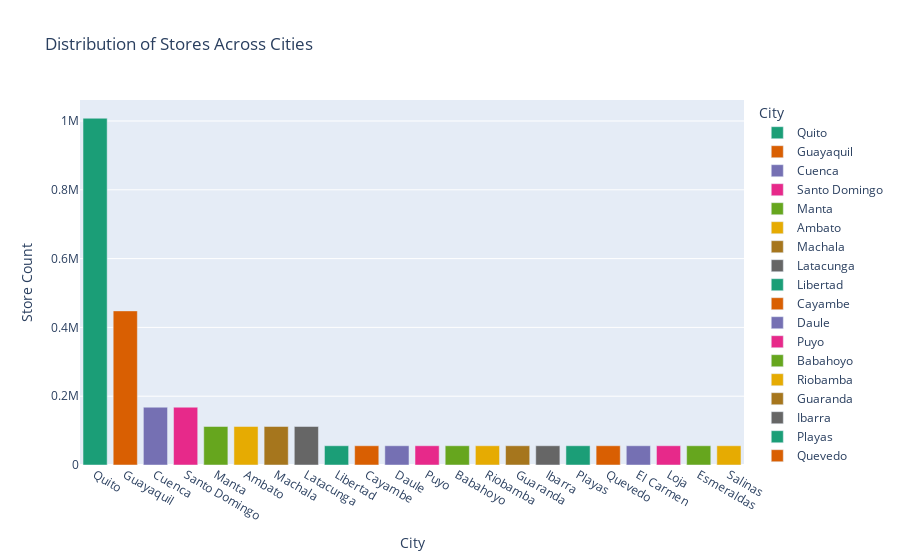

The notebook cell this image was saved under:
### Markdown cell above
* Insight: The visualization indicate that "Holiday" has the highest count of transactions among holiday types, followed by "Event," "Additional," "Transfer," "Workday," and "Bridge."

### Code cell
# Univariate analysis on the 'city' column
city_counts = train_df['city'].value_counts().reset_index()
city_counts.columns = ['City', 'Store Count']

# Plotting the counts using Plotly
fig = px.bar(city_counts, x='City', y='Store Count', color='City',
             title='Distribution of Stores Across Cities',
             labels={'Store Count': 'Store Count', 'City': 'City'},
             color_discrete_sequence=px.colors.qualitative.Dark2)

fig.update_layout(xaxis_title='City', yaxis_title='Store Count')
fig.show()

### Figure 1 — Plotly figure (JSON) as saved in the notebook; plotly's stock layout.template omitted (floating-point values rounded to 4 significant figures)
{"data": [{"alignmentgroup": "True", "hovertemplate": "City=%{x}<br>Store Count=%{y}<extra></extra>", "legendgroup": "Quito", "marker": {"color": "rgb(27,158,119)", "pattern": {"shape": ""}}, "name": "Quito", "offsetgroup": "Quito", "orientation": "v", "showlegend": true, "textposition": "auto", "type": "bar", "x": ["Quito"], "xaxis": "x", "y": [1008018], "yaxis": "y"}, {"alignmentgroup": "True", "hovertemplate": "City=%{x}<br>Store Count=%{y}<extra></extra>", "legendgroup": "Guayaquil", "marker": {"color": "rgb(217,95,2)", "pattern": {"shape": ""}}, "name": "Guayaquil", "offsetgroup": "Guayaquil", "orientation": "v", "showlegend": true, "textposition": "auto", "type": "bar", "x": ["Guayaquil"], "xaxis": "x", "y": [448008], "yaxis": "y"}, {"alignmentgroup": "True", "hovertemplate": "City=%{x}<br>Store Count=%{y}<extra></extra>", "legendgroup": "Cuenca", "marker": {"color": "rgb(117,112,179)", "pattern": {"shape": ""}}, "name": "Cuenca", "offsetgroup": "Cuenca", "orientation": "v", "showlegend": true, "textposition": "auto", "type": "bar", "x": ["Cuenca"], "xaxis": "x", "y": [168003], "yaxis": "y"}, {"alignmentgroup": "True", "hovertemplate": "City=%{x}<br>Store Count=%{y}<extra></extra>", "legendgroup": "Santo Domingo", "marker": {"color": "rgb(231,41,138)", "pattern": {"shape": ""}}, "name": "Santo Domingo", "offsetgroup": "Santo Domingo", "orientation": "v", "showlegend": true, "textposition": "auto", "type": "bar", "x": ["Santo Domingo"], "xaxis": "x", "y": [168003], "yaxis": "y"}, {"alignmentgroup": "True", "hovertemplate": "City=%{x}<br>Store Count=%{y}<extra></extra>", "legendgroup": "Manta", "marker": {"color": "rgb(102,166,30)", "pattern": {"shape": ""}}, "name": "Manta", "offsetgroup": "Manta", "orientation": "v", "showlegend": true, "textposition": "auto", "type": "bar", "x": ["Manta"], "xaxis": "x", "y": [112002], "yaxis": "y"}, {"alignmentgroup": "True", "hovertemplate": "City=%{x}<br>Store Count=%{y}<extra></extra>", "legendgroup": "Ambato", "marker": {"color": "rgb(230,171,2)", "pattern": {"shape": ""}}, "name": "Ambato", "offsetgroup": "Ambato", "orientation": "v", "showlegend": true, "textposition": "auto", "type": "bar", "x": ["Ambato"], "xaxis": "x", "y": [112002], "yaxis": "y"}, {"alignmentgroup": "True", "hovertemplate": "City=%{x}<br>Store Count=%{y}<extra></extra>", "legendgroup": "Machala", "marker": {"color": "rgb(166,118,29)", "pattern": {"shape": ""}}, "name": "Machala", "offsetgroup": "Machala", "orientation": "v", "showlegend": true, "textposition": "auto", "type": "bar", "x": ["Machala"], "xaxis": "x", "y": [112002], "yaxis": "y"}, {"alignmentgroup": "True", "hovertemplate": "City=%{x}<br>Store Count=%{y}<extra></extra>", "legendgroup": "Latacunga", "marker": {"color": "rgb(102,102,102)", "pattern": {"shape": ""}}, "name": "Latacunga", "offsetgroup": "Latacunga", "orientation": "v", "showlegend": true, "textposition": "auto", "type": "bar", "x": ["Latacunga"], "xaxis": "x", "y": [112002], "yaxis": "y"}, {"alignmentgroup": "True", "hovertemplate": "City=%{x}<br>Store Count=%{y}<extra></extra>", "legendgroup": "Libertad", "marker": {"color": "rgb(27,158,119)", "pattern": {"shape": ""}}, "name": "Libertad", "offsetgroup": "Libertad", "orientation": "v", "showlegend": true, "textposition": "auto", "type": "bar", "x": ["Libertad"], "xaxis": "x", "y": [56001], "yaxis": "y"}, {"alignmentgroup": "True", "hovertemplate": "City=%{x}<br>Store Count=%{y}<extra></extra>", "legendgroup": "Cayambe", "marker": {"color": "rgb(217,95,2)", "pattern": {"shape": ""}}, "name": "Cayambe", "offsetgroup": "Cayambe", "orientation": "v", "showlegend": true, "textposition": "auto", "type": "bar", "x": ["Cayambe"], "xaxis": "x", "y": [56001], "yaxis": "y"}, {"alignmentgroup": "True", "hovertemplate": "City=%{x}<br>Store Count=%{y}<extra></extra>", "legendgroup": "Daule", "marker": {"color": "rgb(117,112,179)", "pattern": {"shape": ""}}, "name": "Daule", "offsetgroup": "Daule", "orientation": "v", "showlegend": true, "textposition": "auto", "type": "bar", "x": ["Daule"], "xaxis": "x", "y": [56001], "yaxis": "y"}, {"alignmentgroup": "True", "hovertemplate": "City=%{x}<br>Store Count=%{y}<extra></extra>", "legendgroup": "Puyo", "marker": {"color": "rgb(231,41,138)", "pattern": {"shape": ""}}, "name": "Puyo", "offsetgroup": "Puyo", "orientation": "v", "showlegend": true, "textposition": "auto", "type": "bar", "x": ["Puyo"], "xaxis": "x", "y": [56001], "yaxis": "y"}, {"alignmentgroup": "True", "hovertemplate": "City=%{x}<br>Store Count=%{y}<extra></extra>", "legendgroup": "Babahoyo", "marker": {"color": "rgb(102,166,30)", "pattern": {"shape": ""}}, "name": "Babahoyo", "offsetgroup": "Babahoyo", "orientation": "v", "showlegend": true, "textposition": "auto", "type": "bar", "x": ["Babahoyo"], "xaxis": "x", "y": [56001], "yaxis": "y"}, {"alignmentgroup": "True", "hovertemplate": "City=%{x}<br>Store Count=%{y}<extra></extra>", "legendgroup": "Riobamba", "marker": {"color": "rgb(230,171,2)", "pattern": {"shape": ""}}, "name": "Riobamba", "offsetgroup": "Riobamba", "orientation": "v", "showlegend": true, "textposition": "auto", "type": "bar", "x": ["Riobamba"], "xaxis": "x", "y": [56001], "yaxis": "y"}, {"alignmentgroup": "True", "hovertemplate": "City=%{x}<br>Store Count=%{y}<extra></extra>", "legendgroup": "Guaranda", "marker": {"color": "rgb(166,118,29)", "pattern": {"shape": ""}}, "name": "Guaranda", "offsetgroup": "Guaranda", "orientation": "v", "showlegend": true, "textposition": "auto", "type": "bar", "x": ["Guaranda"], "xaxis": "x", "y": [56001], "yaxis": "y"}, {"alignmentgroup": "True", "hovertemplate": "City=%{x}<br>Store Count=%{y}<extra></extra>", "legendgroup": "Ibarra", "marker": {"color": "rgb(102,102,102)", "pattern": {"shape": ""}}, "name": "Ibarra", "offsetgroup": "Ibarra", "orientation": "v", "showlegend": true, "textposition": "auto", "type": "bar", "x": ["Ibarra"], "xaxis": "x", "y": [56001], "yaxis": "y"}, {"alignmentgroup": "True", "hovertemplate": "City=%{x}<br>Store Count=%{y}<extra></extra>", "legendgroup": "Playas", "marker": {"color": "rgb(27,158,119)", "pattern": {"shape": ""}}, "name": "Playas", "offsetgroup": "Playas", "orientation": "v", "showlegend": true, "textposition": "auto", "type": "bar", "x": ["Playas"], "xaxis": "x", "y": [56001], "yaxis": "y"}, {"alignmentgroup": "True", "hovertemplate": "City=%{x}<br>Store Count=%{y}<extra></extra>", "legendgroup": "Quevedo", "marker": {"color": "rgb(217,95,2)", "pattern": {"shape": ""}}, "name": "Quevedo", "offsetgroup": "Quevedo", "orientation": "v", "showlegend": true, "textposition": "auto", "type": "bar", "x": ["Quevedo"], "xaxis": "x", "y": [56001], "yaxis": "y"}, {"alignmentgroup": "True", "hovertemplate": "City=%{x}<br>Store Count=%{y}<extra></extra>", "legendgroup": "El Carmen", "marker": {"color": "rgb(117,112,179)", "pattern": {"shape": ""}}, "name": "El Carmen", "offsetgroup": "El Carmen", "orientation": "v", "showlegend": true, "textposition": "auto", "type": "bar", "x": ["El Carmen"], "xaxis": "x", "y": [56001], "yaxis": "y"}, {"alignmentgroup": "True", "hovertemplate": "City=%{x}<br>Store Count=%{y}<extra></extra>", "legendgroup": "Loja", "marker": {"color": "rgb(231,41,138)", "pattern": {"shape": ""}}, "name": "Loja", "offsetgroup": "Loja", "orientation": "v", "showlegend": true, "textposition": "auto", "type": "bar", "x": ["Loja"], "xaxis": "x", "y": [56001], "yaxis": "y"}, {"alignmentgroup": "True", "hovertemplate": "City=%{x}<br>Store Count=%{y}<extra></extra>", "legendgroup": "Esmeraldas", "marker": {"color": "rgb(102,166,30)", "pattern": {"shape": ""}}, "name": "Esmeraldas", "offsetgroup": "Esmeraldas", "orientation": "v", "showlegend": true, "textposition": "auto", "type": "bar", "x": ["Esmeraldas"], "xaxis": "x", "y": [56001], "yaxis": "y"}, {"alignmentgroup": "True", "hovertemplate": "City=%{x}<br>Store Count=%{y}<extra></extra>", "legendgroup": "Salinas", "marker": {"color": "rgb(230,171,2)", "pattern": {"shape": ""}}, "name": "Salinas", "offsetgroup": "Salinas", "orientation": "v", "showlegend": true, "textposition": "auto", "type": "bar", "x": ["Salinas"], "xaxis": "x", "y": [56001], "yaxis": "y"}], "layout": {"barmode": "relative", "legend": {"title": {"text": "City"}, "tracegroupgap": 0}, "title": {"text": "Distribution of Stores Across Cities"}, "xaxis": {"anchor": "y", "categoryarray": ["Quito", "Guayaquil", "Cuenca", "Santo Domingo", "Manta", "Ambato", "Machala", "Latacunga", "Libertad", "Cayambe", "Daule", "Puyo", "Babahoyo", "Riobamba", "Guaranda", "Ibarra", "Playas", "Quevedo", "El Carmen", "Loja", "Esmeraldas", "Salinas"], "categoryorder": "array", "domain": [0, 1], "title": {"text": "City"}}, "yaxis": {"anchor": "x", "domain": [0, 1], "title": {"text": "Store Count"}}}}
